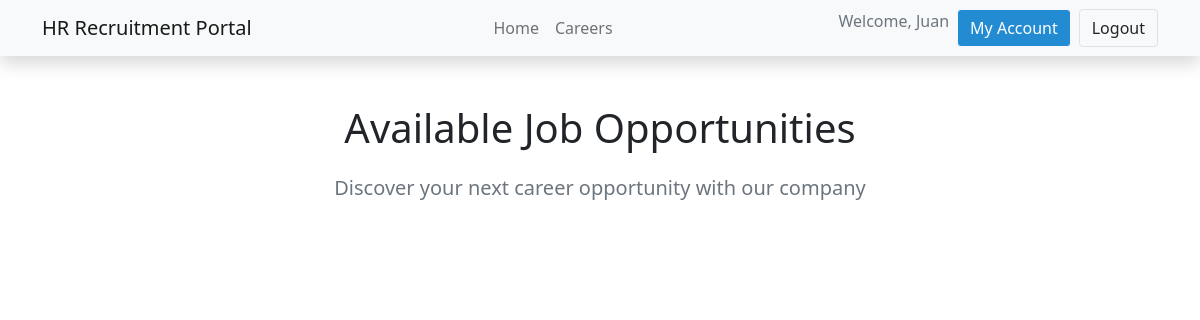
The app's page /career (signed in), older data.
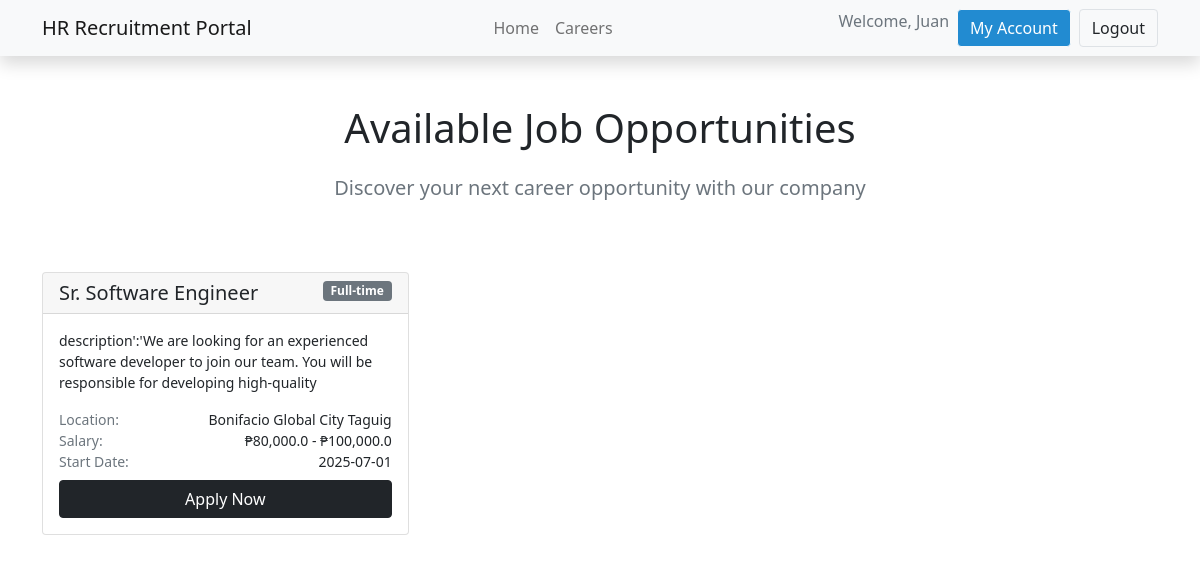
The same page, newer data.
### my_app/models.py (models this page shows, shortened)
class Users(db.Model,UserMixin):
    id = db.Column(db.Integer(),primary_key=True)
    firstname=db.Column(db.String(length=30),nullable=False)
    lastname=db.Column(db.String(length=30),nullable=False)
    email_address=db.Column(db.String(length=50),nullable=False,unique=True)
    password_hash=db.Column(db.String(length=30),nullable=False)
    address_1 = db.Column(db.String(length=100),nullable=True)
    address_2 = db.Column(db.String(length=100),nullable=True)
    zipcode = db.Column(db.Integer(),nullable=True)
    mobile_number = db.Column(db.String(length=11),nullable=True)
    phone_number = db.Column(db.String(length=8),nullable=True)
    profile_picture =db.Column(db.String(),nullable=True)
    rel_id_jobs = db.relationship('Jobs',backref='rel_id_jobs',lazy=True)
    department_id =db.Column(db.Integer(),db.ForeignKey('department.id'))
    user_type_id = db.Column(db.Integer(),db.ForeignKey('usertype.id'))
    user_type = db.relationship('Usertype')
    brgy_id = db.Column(db.Integer(),db.ForeignKey('barangay.id'))
    barangay = db.relationship('Barangay')
    munci_id = db.Column(db.Integer(),db.ForeignKey('municipality.id'))
    municipality = db.relationship('Municipality')
    prov_id = db.Column(db.Integer(),db.ForeignKey('province.id'))
    province= db.relationship('Province')
    creation_date = db.Column(db.Date(),nullable=False)
    write_date =  db.Column(db.Date(),nullable=False)
    @property
    def password(self):
        self.password

class Jobs(db.Model):
    id = db.Column(db.Integer(),primary_key=True)
    job_title=db.Column(db.String(length=30),nullable=False)
    employment_type=db.Column(db.String(length=15),nullable=False)
    min_sal= db.Column(db.Float(),nullable=False)
    max_sal= db.Column(db.Float(),nullable=False)
    start_date = db.Column(db.Date(),nullable=False)
    location =db.Column(db.String(length=50),nullable=False)
    description =db.Column(db.String(length = 1030), nullable=False, unique=True)
    start_date = db.Column(db.Date(),nullable=False)
    department_id =db.Column(db.Integer, db.ForeignKey('department.id'))
    user_uid = db.Column(db.Integer(),db.ForeignKey('users.id'))
    create_uid = db.Column(db.Integer())
    write_uid = db.Column(db.Integer())
    creation_date = db.Column(db.Date(),nullable=False)
    write_date =  db.Column(db.Date(),nullable=False)

### my_app/routes.py (the view)
@app.route("/career")
@login_required
def career_page():
    jobs=Jobs.query.all()
    return render_template("career.html",jobs=jobs,show_navbar=True)

### my_app/models.py (called while the page is built)
@login_manager.user_loader
def load_user(user_id):
    return Users.query.get(int(user_id))

### my_app/templates/career.html (shortened to what this page needs)
{% extends "base.html" %}
{%block content%}
    <section id="section-1" class="text-dark p-5 text-center">
        <div class="container">
            <div class="d-sm-flex align-items-center justify-content-center">
                <div>
                    <h1>Available Job Opportunities</h1>
                    <h3 class="lead text-muted my-4">
                       Discover your next career opportunity with our company
                    </h3>
                </div>
            </div>
        </div>
     </section>
    <div class="container">
        <div class="row row-cols-1 row-cols-md-2 row-cols-lg-3 g-2">
            {%for job in jobs %}
            <div class="col">
                <div class="card h-100 shadow-md hover-shadow transition">
                    <div class="card-header d-flex justify-content-between align-items-start">
                        <div>
                        <h5 class="card-title mb-0">{{job.job_title}}</h5>
                        </div>
                        <span class="badge bg-secondary">{{job.employment_type}}</span>
                    </div>
                    <div class="card-body">
                        <p class="card-text small" style="max-height: 4.5em; overflow: hidden;">{{job.description}}</p>
                        <div class="mb-2 small">
                            <div class="d-flex justify-content-between">
                                <span class="text-muted">Location:</span>
                                <span>{{job.location}}</span>
                            </div>
                            <div class="d-flex justify-content-between">
                                <span class="text-muted">Salary:</span>
                                <span>₱{{ "{:,}".format(job.min_sal) }} - ₱{{ "{:,}".format(job.max_sal) }}</span>
                            </div>
                            <div class="d-flex justify-content-between">
                                <span class="text-muted">Start Date:</span>
                                <span>{{job.start_date}}</span>
                            </div>
                        </div>
                        <button class="btn btn-dark w-100">
                        Apply Now
                        </button>
                    </div>
                </div>
            </div>
            {% endfor %}
        </div>
    </div>
{% endblock %}

### my_app/templates/base.html (shortened to what this page needs)
<!DOCTYPE html>
<html lang="en">
<head>
    <link href="https://cdn.jsdelivr.net/npm/bootstrap@5.0.2/dist/css/bootstrap.min.css" rel="stylesheet">
    <link rel="stylesheet" href="https://cdn.jsdelivr.net/npm/bootstrap-icons@1.3.0/font/bootstrap-icons.css">
    <link href="https://cdn.jsdelivr.net/npm/remixicon@3.2.0/fonts/remixicon.css" rel="stylesheet">
    <link rel= "stylesheet" href= "{{ url_for('static',filename='style.css') }}">
</head>
<body>
    {% if show_navbar %}
    <nav class="navbar navbar-expand-lg navbar-light bg-light shadow">
        <div class="container">
          <a class="navbar-brand" href={{url_for('home_page')}}>HR Recruitment Portal</a>
          <div class="collapse navbar-collapse justify-content-center custom-nav-center" id="navbarNav">
            <ul class="navbar-nav ms-auto ">
              <li class="nav-item active">
                <a class="nav-link" href="{{url_for('home_page')}}">Home </a>
              </li>
              <li class="nav-item">
                <a class="nav-link" href="{{url_for('career_page')}}">Careers</a>
              </li>
            </ul>
              {% if current_user.is_authenticated%}
              <ul class="navbar-nav ms-auto gap-2 ">
                <span class="text-sm text-muted UserProf">Welcome, {{current_user.firstname|capitalize}}</span>
                <li class="nav-item">
                  {% if current_user.user_type.name=='admin'%}
                  <button type="button" id="nav-btn" class="btn btn-light fw-normal btn-md lead" onclick="location.href='{{ url_for('admin_dashboard') }}'">
                    Dashboard
                  </button>
                  {% elif current_user.user_type.name=='internal'%}
                  <button type="button" id="nav-btn" class="btn btn-light fw-normal btn-md lead" onclick="location.href='{{ url_for('internal_dashboard') }}'">
                    Dashboard
                  </button>
                  {% else %}
                  <button type="button" id="nav-btn" class="btn btn-light fw-normal btn-md lead" onclick="location.href='{{ url_for('public_dashboard') }}'">
                    My Account
                  </button>
                  {% endif %}
                </li>
                <li class="nav-item">
                  <button type="button" id="login-btn" class="btn fw-normal btn-md lead border" onclick="location.href='{{ url_for('logout_page') }}'">
                    Logout
                  </button>
                </li>
              {% endif %}
            </ul>
          </div>
        </div>
    </nav>
    {% endif %}
    {% block content%}
    {% endblock%}
</body>
</html>

### my_app/static/style.css (style rules this page uses)
:root { --primary-color: #e0ebed; --text-dark: #231e22; --text-light: #767268; --extra-light: #f3f4f6; --white: #ffffff; --danger: #f07b73; --info: #53b8f3; --max-width: 1200px; }
* { padding: 0; margin: 0; box-sizing: border-box; }
#nav-btn { color: #ffffff; background-color: #228bd1; white-space: nowrap; }
#login-btn,#signup-btn { font-size: 1rem; font-weight: 500; }
.main-content,.navbar { transition: margin 0.3s ease; }

Row changes from the older to the newer data that the page shows:
added Jobs: job_title "Sr. Software Engineer", employment_type "Full-time", description "description':'We are looking for an experienced software developer to join our team. You will be responsible for developing high-quality…", location "Bonifacio Global City Taguig", min_sal "80,000.0", max_sal "100,000.0", start_date "2025-07-01"
